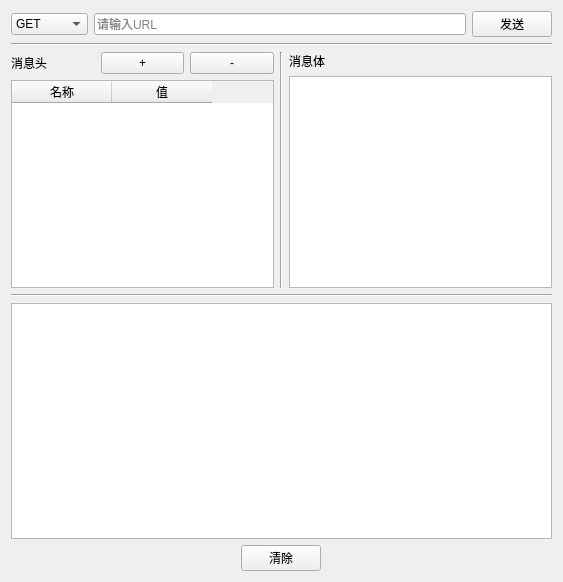
<?xml version="1.0" encoding="UTF-8"?>
<ui version="4.0">
 <class>Form</class>
 <widget class="QWidget" name="Form">
  <property name="enabled">
   <bool>true</bool>
  </property>
  <property name="geometry">
   <rect>
    <x>0</x>
    <y>0</y>
    <width>563</width>
    <height>582</height>
   </rect>
  </property>
  <property name="windowTitle">
   <string>HTTP测试工具</string>
  </property>
  <layout class="QVBoxLayout" name="verticalLayout_4">
   <item>
    <layout class="QVBoxLayout" name="verticalLayout_3">
     <item>
      <layout class="QHBoxLayout" name="horizontalLayout">
       <item>
        <widget class="QComboBox" name="boxMethod">
         <item>
          <property name="text">
           <string>GET</string>
          </property>
         </item>
         <item>
          <property name="text">
           <string>POST</string>
          </property>
         </item>
         <item>
          <property name="text">
           <string>HEAD</string>
          </property>
         </item>
         <item>
          <property name="text">
           <string>DELETE</string>
          </property>
         </item>
        </widget>
       </item>
       <item>
        <widget class="QLineEdit" name="editUrl">
         <property name="placeholderText">
          <string>请输入URL</string>
         </property>
        </widget>
       </item>
       <item>
        <widget class="QPushButton" name="buttonSend">
         <property name="text">
          <string>发送</string>
         </property>
        </widget>
       </item>
      </layout>
     </item>
     <item>
      <widget class="Line" name="line">
       <property name="orientation">
        <enum>Qt::Horizontal</enum>
       </property>
      </widget>
     </item>
     <item>
      <layout class="QHBoxLayout" name="horizontalLayout_3">
       <item>
        <layout class="QVBoxLayout" name="verticalLayout">
         <item>
          <layout class="QHBoxLayout" name="horizontalLayout_2">
           <item>
            <widget class="QLabel" name="label">
             <property name="text">
              <string>消息头</string>
             </property>
            </widget>
           </item>
           <item>
            <widget class="QPushButton" name="buttonAddHeader">
             <property name="text">
              <string>+</string>
             </property>
            </widget>
           </item>
           <item>
            <widget class="QPushButton" name="buttonDelHeader">
             <property name="text">
              <string>-</string>
             </property>
            </widget>
           </item>
          </layout>
         </item>
         <item>
          <widget class="QTableWidget" name="headersTable">
           <column>
            <property name="text">
             <string>名称</string>
            </property>
           </column>
           <column>
            <property name="text">
             <string>值</string>
            </property>
           </column>
          </widget>
         </item>
        </layout>
       </item>
       <item>
        <widget class="Line" name="line_2">
         <property name="orientation">
          <enum>Qt::Vertical</enum>
         </property>
        </widget>
       </item>
       <item>
        <layout class="QVBoxLayout" name="verticalLayout_2">
         <item>
          <widget class="QLabel" name="label_2">
           <property name="text">
            <string>消息体</string>
           </property>
          </widget>
         </item>
         <item>
          <widget class="QTextEdit" name="editBody"/>
         </item>
        </layout>
       </item>
      </layout>
     </item>
     <item>
      <widget class="Line" name="line_3">
       <property name="orientation">
        <enum>Qt::Horizontal</enum>
       </property>
      </widget>
     </item>
     <item>
      <widget class="QTextEdit" name="outputWindow"/>
     </item>
     <item>
      <layout class="QHBoxLayout" name="horizontalLayout_4">
       <item>
        <widget class="QPushButton" name="clearButton">
         <property name="sizePolicy">
          <sizepolicy hsizetype="Fixed" vsizetype="Fixed">
           <horstretch>0</horstretch>
           <verstretch>0</verstretch>
          </sizepolicy>
         </property>
         <property name="text">
          <string>清除</string>
         </property>
        </widget>
       </item>
      </layout>
     </item>
    </layout>
   </item>
  </layout>
 </widget>
 <resources/>
 <connections/>
</ui>
